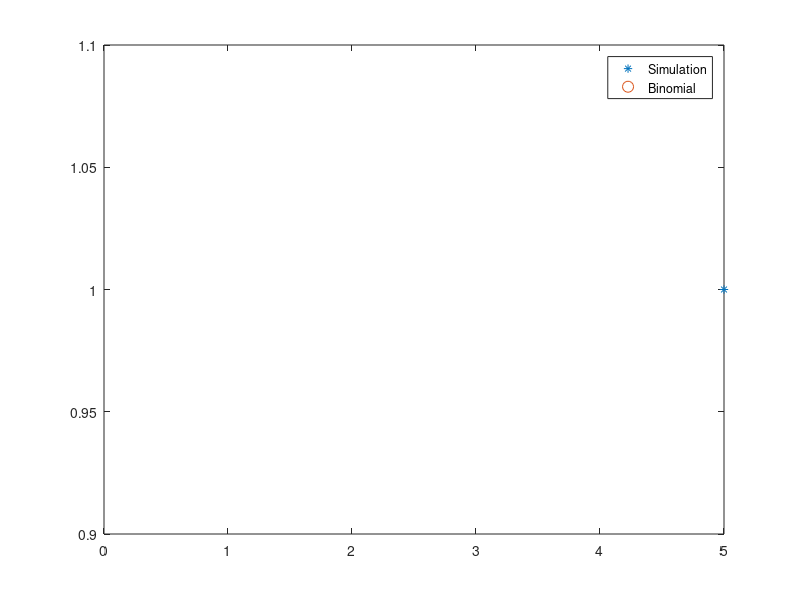

The MATLAB source for this figure:
%simulate bernoulli(p) distribution
p=input('p(in (0,1))=');
n=input('nr of trials intreg pozitiv=');
U=rand(n,1);
%bino distr is the sum of the n independent bernoulli distr
%standard uniform variable
X=sum(U<p);
%generate a sample
N=input('Nr of simulations=');
%dam nr mari ca pentru a vedea aproximarea buna trebuie mai multe
%10,1e3,1e5,1e6
for i=1:N
U=rand(n,1);
X(i)=sum(U<p);
end
%fprintf('%f\n',X)
%X
%compare grafically to bino(n,p)
UX=unique(X);%valori distincte
nX=hist(X,length(UX));%frecventele fiecarei valori
relfr=nX/N;
%true bino dist
k=0:n;%values
pk=binopdf(k,n,p);
clf
plot(UX,relfr,'*',k,pk,'o','Markersize',10);
legend('Simulation','Binomial','NorthEastOutside');


